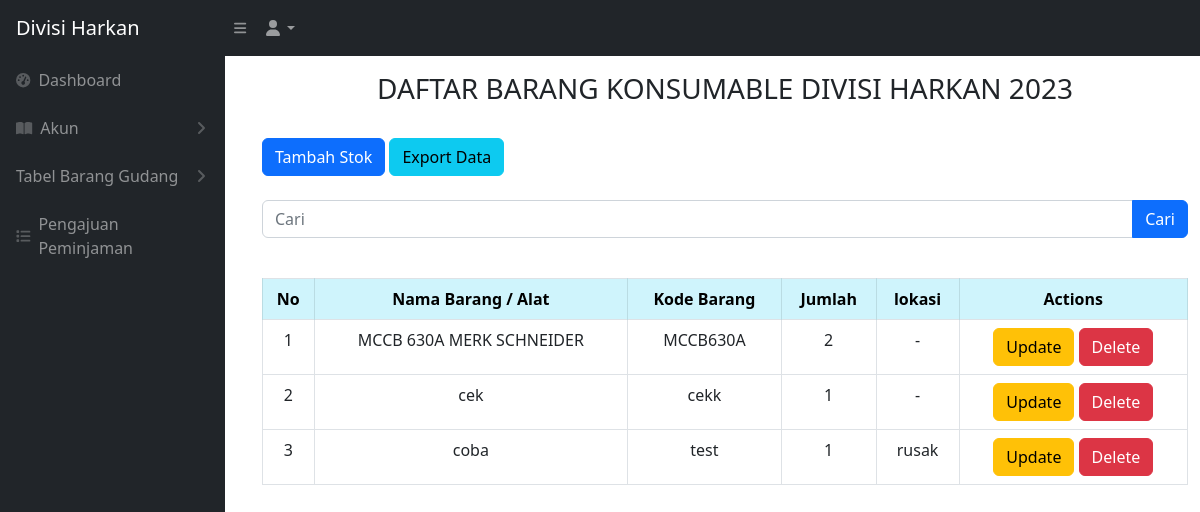
Page /konsumable.php (signed in) on the earlier database version.
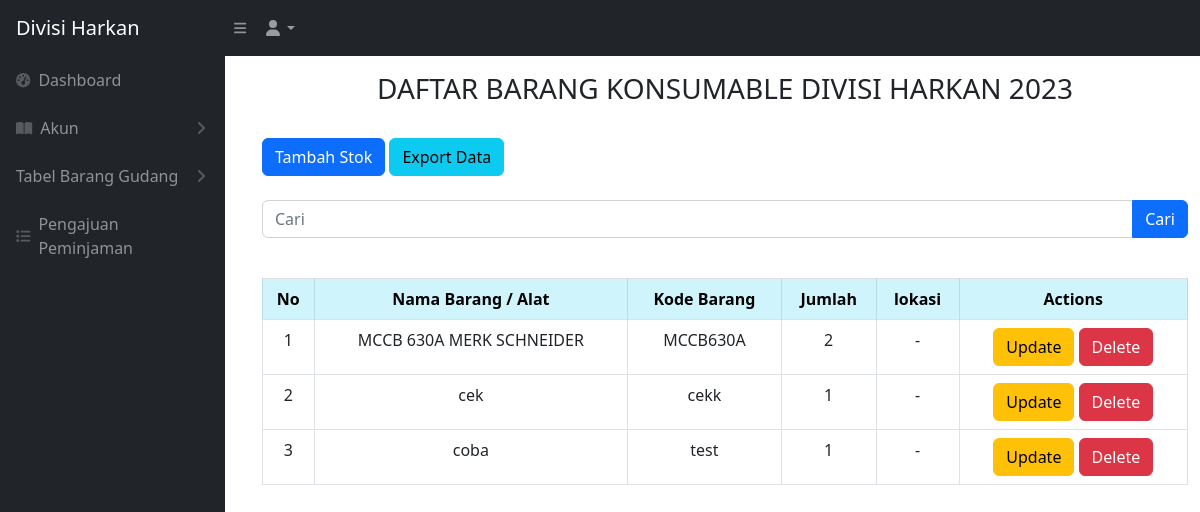
Same page on the later database version.
### tables this page shows
CREATE TABLE `barang_konsumable` (
  `idbarang` int(11) NOT NULL,
  `namabarang` varchar(512) NOT NULL,
  `kodebarang` varchar(100) NOT NULL,
  `jumlah` int(11) NOT NULL,
  `lokasi` varchar(512) NOT NULL,
  `kategori_id` int(11) NOT NULL
);

### konsumable.php (the view, shortened to what this page needs)
<?php
require 'controller/koneksi.php';
$query = "SELECT * FROM barang_konsumable";
?>
<!DOCTYPE html>
<html lang="en">
<head>
    <link href="css/styles.css" rel="stylesheet" />
</head>
<?php include 'sidebar.php' ?>
<body> class="table-info text-center align-middle"
    <br>
    <br>
    <main id="main-content" class="<?= isset($_GET['sidebarClosed']) ? '' : 'main-with-sidebar' ?>">
        <div class="container-fluid px-4">
            <h3 class="mt-4 text-center">DAFTAR BARANG KONSUMABLE DIVISI HARKAN 2023</h3>
        </div>
        <br>
        <div class="container -fluid">
            <div class="card-mb-4">
                <button type="button" class="btn btn-primary" data-bs-toggle="modal" data-bs-target="#myModal">
                    Tambah Stok
                </button>
                <a href="export_konsumable.php" class="btn btn-info">Export Data</a>
                <br>
                <br>
                <form action="konsumable.php" method="GET">
                    <div class="input-group mb-3">
                        <input type="text" value="" class="form-control" placeholder="Cari" name="cari">
                        <br>
                        <button type="submit" class="btn btn-primary">Cari</button>
                    </div>
                </form>
                <div class="card-body">
                    <div class="table table-responsive">
                        <table class="table table-bordered" id="dataTable" width="100" cellspacing="0">
                            <thead>
                                <tr>
                                    <th class="table-info text-center align-middle">No</th>
                                    <th class="table-info text-center align-middle">Nama Barang / Alat</th>
                                    <th class="table-info text-center align-middle">Kode Barang</th>
                                    <th class="table-info text-center align-middle">Jumlah</th>
                                    <th class="table-info text-center align-middle">lokasi</th>
                                    <th class="table-info text-center align-middle">Actions</th>
                                </tr>
                            </thead>
                            <tbody>
                                <br>
                                <?php
                                $i = 1;
                                $ambilsemuadatabarang = mysqli_query($conn, $query);
                                while ($data = mysqli_fetch_array($ambilsemuadatabarang)) {
                                    $namabarang = $data['namabarang'];
                                    $kodebarang = $data['kodebarang'];
                                    $jumlah = $data['jumlah'];
                                    $lokasi = $data['lokasi'];
                                    $idb = $data['idbarang'];
                                ?>
                                    <tr>
                                        <td style="text-align: center;"><?= $i++ ?></td>
                                        <td style="text-align: center;"><?= $namabarang ?></td>
                                        <td style="text-align: center;"><?= $kodebarang ?></td>
                                        <td style="text-align: center;"><?= $jumlah ?></td>
                                        <td style="text-align: center;"><?= $lokasi ?></td>
                                        <td style="text-align: center;">
                                            <button type="button" class="btn btn-warning" data-bs-toggle="modal" data-bs-target="#edit<?= $idb; ?>">
                                                Update
                                            </button>
                                            <button type="button" class="btn btn-danger" data-bs-toggle="modal" data-bs-target="#Delete<?= $idb; ?>">
                                                Delete
                                            </button>
                                        </td>
                                    </tr>
                                <?php
                                };
                                ?>
                            </tbody>
                        </table>
    </main>
</body>
</body>
</html>

Differences in the rows shown:
changed barang_konsumable "coba": lokasi "rusak" → "-"
